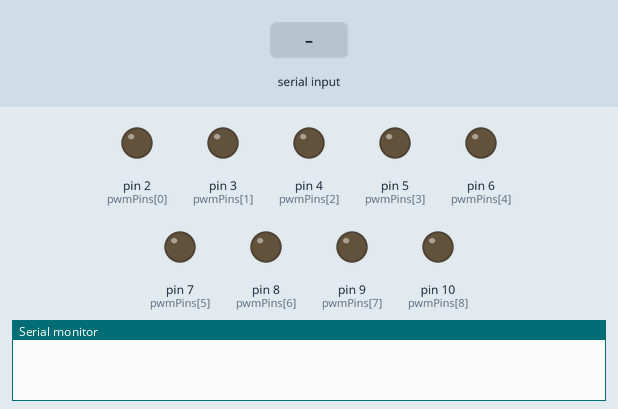
This sketch was run on a simulated Arduino Uno, built with avr-gcc and run on an emulated ATmega328P. Parts: output pins drawn as LEDs (lit = HIGH), the last lines printed to the serial monitor. The inputs (shaded band) are chosen by the test bench.

Above: at 1.2 s.
1.3 s: "90,45\n" received over Serial
At 2.1 s:
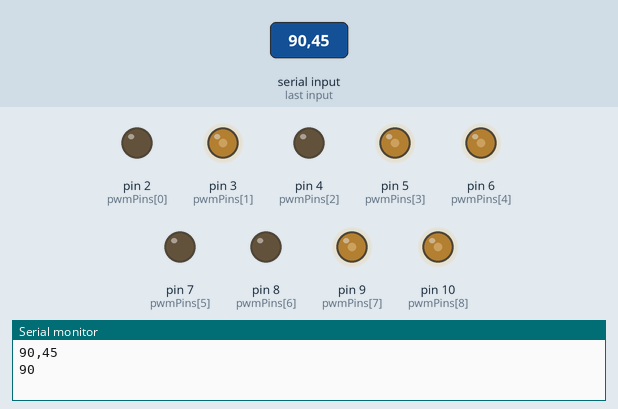
2.8 s: "30,150\n" received over Serial
At 3.3 s:
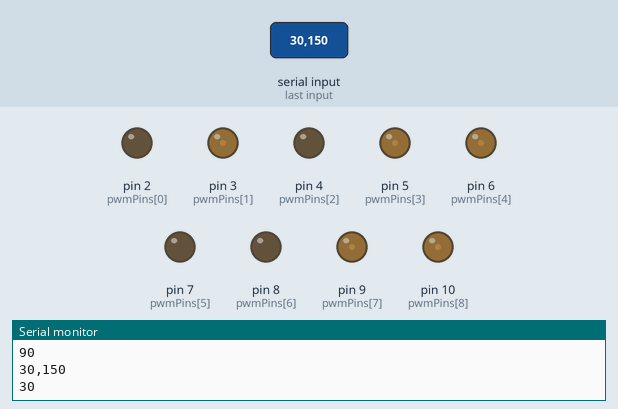
4.3 s: "200\n" received over Serial
At 5.5 s:
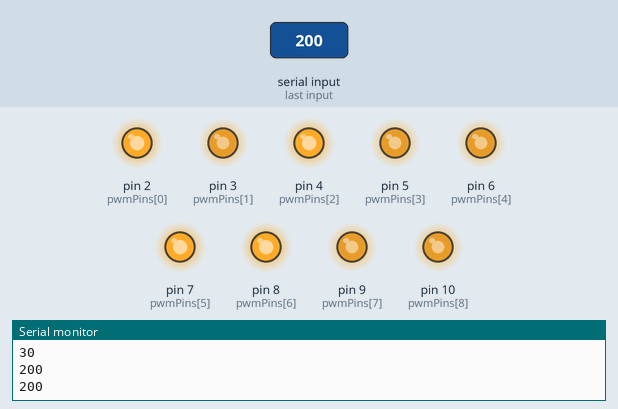
5.8 s: "90\n" received over Serial
At 6.7 s:
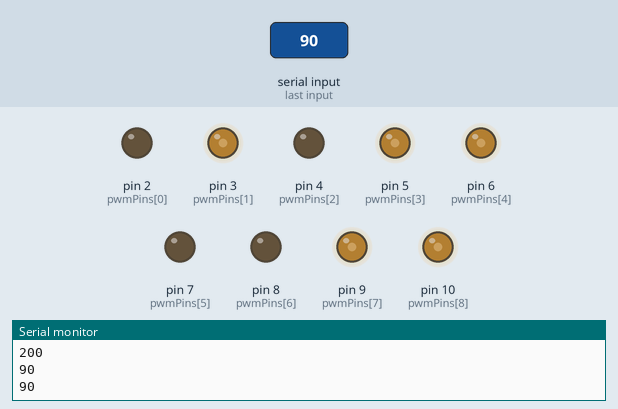
Timing chart, 0 to 8.3 s (numbered marks = the images above; inputs shaded):
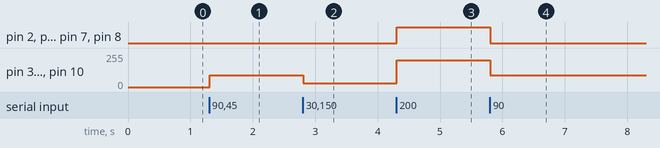

Measured:
- after the input at 1.3 s, pin 3 (pwmPins[1]), pin 5 (pwmPins[3]), pin 6 (pwmPins[4]), pin 9 (pwmPins[7]), pin 10 (pwmPins[8]): 0/255 → 90/255 at once
- after the input at 2.8 s, pin 3 (pwmPins[1]), pin 5 (pwmPins[3]), pin 6 (pwmPins[4]), pin 9 (pwmPins[7]), pin 10 (pwmPins[8]): 90/255 → 30/255 at once
- after the input at 4.3 s, pin 2 (pwmPins[0]), pin 4 (pwmPins[2]), pin 7 (pwmPins[5]), pin 8 (pwmPins[6]): LOW → HIGH at once; pin 3 (pwmPins[1]), pin 5 (pwmPins[3]), pin 6 (pwmPins[4]), pin 9 (pwmPins[7]), pin 10 (pwmPins[8]): 30/255 → 200/255 at once
- after the input at 5.8 s, pin 2 (pwmPins[0]), pin 4 (pwmPins[2]), pin 7 (pwmPins[5]), pin 8 (pwmPins[6]): HIGH → LOW at once; pin 3 (pwmPins[1]), pin 5 (pwmPins[3]), pin 6 (pwmPins[4]), pin 9 (pwmPins[7]), pin 10 (pwmPins[8]): 200/255 → 90/255 at once

The sketch:

Serial_receive_test_16_3_22.ino
```cpp
/*
 * This sketch takes numbers from the serial monitor and writes them to the pwmPins
 *
 * Test sketch for theLAB-mosfet-controller
 *
 * 16/3/22
 */


const unsigned int MAX_MESSAGE_LENGTH = 12;


const int pwmPinAmount = 9;
const int pwmPins[pwmPinAmount] = {2,3,4,5,6,7,8,9,10};

void setup() {

 Serial.begin(9600);

 //init pwm pins
 for (int p=0; p<pwmPinAmount; p++)
 {
  pinMode(pwmPins[p], OUTPUT);
  analogWrite(pwmPins[p], 0); //turn of all pwmPins on start up
 }

}

void loop() {

  while (Serial.available() > 0)
  {
    static char message[MAX_MESSAGE_LENGTH]; //array to store data from serial buffer
    static unsigned int message_pos = 0; //position variable for moving through array

    //read the next available byte in the serial buffer
    char inByte = Serial.read();

    //check if byte is terminating character and if incoming data was too long for our array
    if (inByte != '\n' && (message_pos < MAX_MESSAGE_LENGTH - 1))
    {
    //still reading message, put data into array
    message[message_pos] = inByte;
    message_pos++;
    }
    else
    {
    //we have a terminating character, full message received
    //Add null character to string, necessary for atoi() to work
    message[message_pos] = '\0';

    //Print the message
    Serial.println(message);

    //convert string to integer
    int number = atoi(message);

    //Print the number
    Serial.println(number);

    //write number to pwm pin
    //constrain to max pwm value of 255
    if (number > 255)
    {
      number = 255;
    }

    for(int i=0; i<pwmPinAmount; i++)
    {
      analogWrite(pwmPins[i], number);
    }

    //Reset position variable
    message_pos = 0;
    }
  }

 }
```
